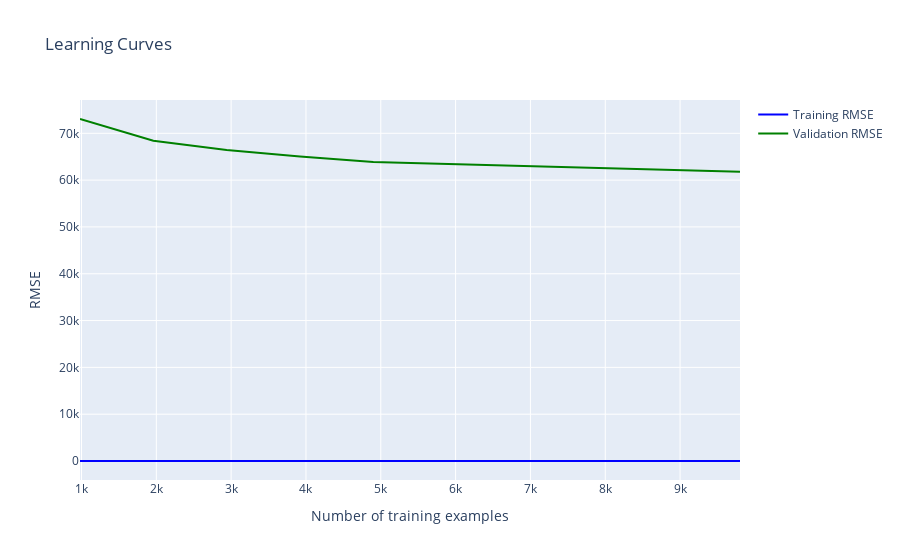

Here is the notebook cell this chart was saved with:
### Code cell
plot_learning_curves(new_pipe_knn, Xpip_train, ypip_train, cv=5)

### Figure 1 — Plotly figure (JSON) as saved in the notebook; plotly's stock layout.template omitted (floating-point values rounded to 4 significant figures)
{"data": [{"line": {"color": "blue"}, "mode": "lines", "name": "Training RMSE", "type": "scatter", "x": [980, 1960, 2940, 3920, 4900, 5880, 6860, 7840, 8820, 9801], "y": [0.04271, 0.06358, 0.07426, 0.08248, 0.08777, 0.1048, 0.1052, 0.1138, 0.1198, 0.1208]}, {"line": {"color": "green"}, "mode": "lines", "name": "Validation RMSE", "type": "scatter", "x": [980, 1960, 2940, 3920, 4900, 5880, 6860, 7840, 8820, 9801], "y": [73060.0, 68400.0, 66430.0, 65020.0, 63870.0, 63460.0, 63120.0, 62720.0, 62250.0, 61810.0]}], "layout": {"title": {"text": "Learning Curves"}, "xaxis": {"title": {"text": "Number of training examples"}}, "yaxis": {"title": {"text": "RMSE"}}}}
